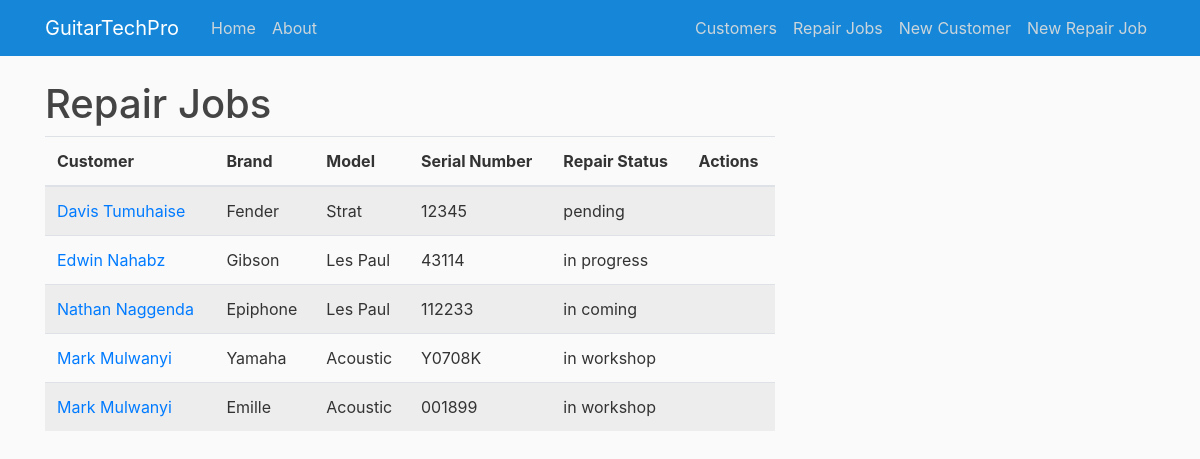
The page /guitars/view on the database as committed earlier.
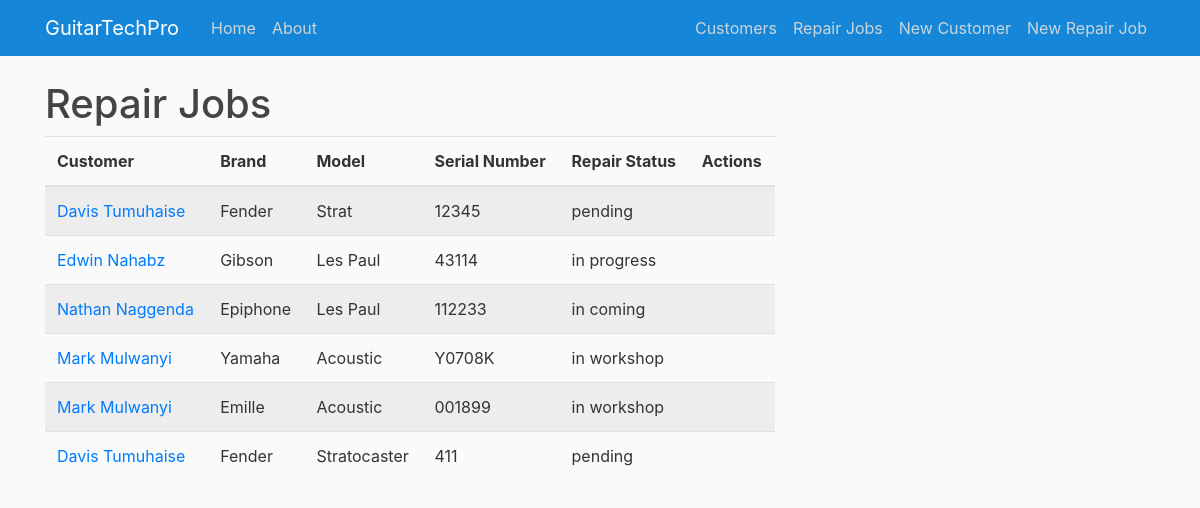
The same page on the database as committed later.
### app/models.py (models this page shows, shortened)
class Guitar(db.Model):
    id = db.Column(db.Integer, primary_key=True)
    brand = db.Column(db.String(50), nullable=False)
    model = db.Column(db.String(50), nullable=False)
    serial_number = db.Column(db.String(50), nullable=True)
    description = db.Column(db.String(250), nullable=False)
    repair_status = db.Column(db.String(50), nullable=False)
    customer_id = db.Column(db.Integer, db.ForeignKey('customer.id'), nullable=False)

class Customer(db.Model):
    id = db.Column(db.Integer, primary_key=True)
    firstname = db.Column(db.String(50), nullable=False)
    lastname = db.Column(db.String(50), nullable=False)
    phone = db.Column(db.String(20), nullable=False)
    email = db.Column(db.String(120), nullable=True)
    guitars = db.relationship('Guitar', backref='customer', lazy=True)

### app/routes.py (the view)
@app.route('/guitars/view', methods=['GET', 'POST'])
def view_guitars():
    guitars = Guitar.query.all()
    return render_template('view_guitars.html', guitars=guitars)

### app/templates/view_guitars.html (shortened to what this page needs)
{% extends 'base.html' %}
{% block content %}
<h1>Repair Jobs</h1>
<div class="table-responsive">
    <table class="table table-striped">
        <thead>
            <tr>
                <th>Customer</th>
                <th>Brand</th>
                <th>Model</th>
                <th>Serial Number</th>
                <th>Repair Status</th>
                <th>Actions</th>
            </tr>
        </thead>
        <tbody>
            {% for guitar in guitars %}
            <tr>
                <td>
                    <a href="{{ url_for('view_customer_guitars', customer_id=guitar.customer.id) }}">
                        {{ guitar.customer.firstname }} {{ guitar.customer.lastname }}
                    </a>
                </td>
                <td>{{ guitar.brand }}</td>
                <td>{{ guitar.model }}</td>
                <td>{{ guitar.serial_number}}</td>
                <td>{{ guitar.repair_status }}</td>
                <td>
                </td>
            </tr>
            {% endfor %}
        </tbody>
    </table>
</div>
{% endblock %}

### app/templates/base.html (shortened to what this page needs)
<!DOCTYPE html>
<html>
<head>
  <link rel="stylesheet" href="https://cdn.jsdelivr.net/npm/bootstrap@4.1.3/dist/css/bootstrap.min.css">
  <link rel="stylesheet" type="text/css" href="{{ url_for('static', filename='main.css') }}">
</head>
<body>
  <header class="site-header">
  <nav class="navbar navbar-expand-md navbar-dark bg-steel fixed-top">
    <div class="container">
      <a class="navbar-brand mr-4" href="/">GuitarTechPro </a>
      <div class="collapse navbar-collapse" id="navbarToggle">
        <div class="navbar-nav mr-auto">
          <a class="nav-item nav-link" href="{{ url_for('index') }}">Home</a>
          <a class="nav-item nav-link" href="{{ url_for('about') }}">About</a>
        </div>
          <div class="navbar-nav">
            <a class="nav-item nav-link" href="{{ url_for('view_customers') }}">Customers</a>
            <a class="nav-item nav-link" href="{{ url_for('view_guitars') }}">Repair Jobs</a>
            <a class="nav-item nav-link" href="{{ url_for('add_customer') }}">New Customer</a>
            <a class="nav-item nav-link" href="{{ url_for('add_guitar') }}">New Repair Job</a>
          </div>
      </div>
    </div>
  </nav>
  </header>
  <main role="main" class="container">
    <div class="row">
      <div class="col-md-8">
        {% block content %}{% endblock %}
      </div>
  </main>
  </body>
</html>

### app/static/main.css (style rules this page uses)
body { background: #fafafa; color: #333333; margin-top: 5rem; }
h1, h2, h3, h4, h5, h6 { color: #444444; }
.bg-steel { background-color: #1687d8; }
.site-header .navbar-nav .nav-link { color: #cbd5db; }

Rows that differ between the two databases and show on the page:
added Guitar: customer.firstname "Davis", customer.lastname "Tumuhaise", brand "Fender", model "Stratocaster", serial_number "411", repair_status "pending"
